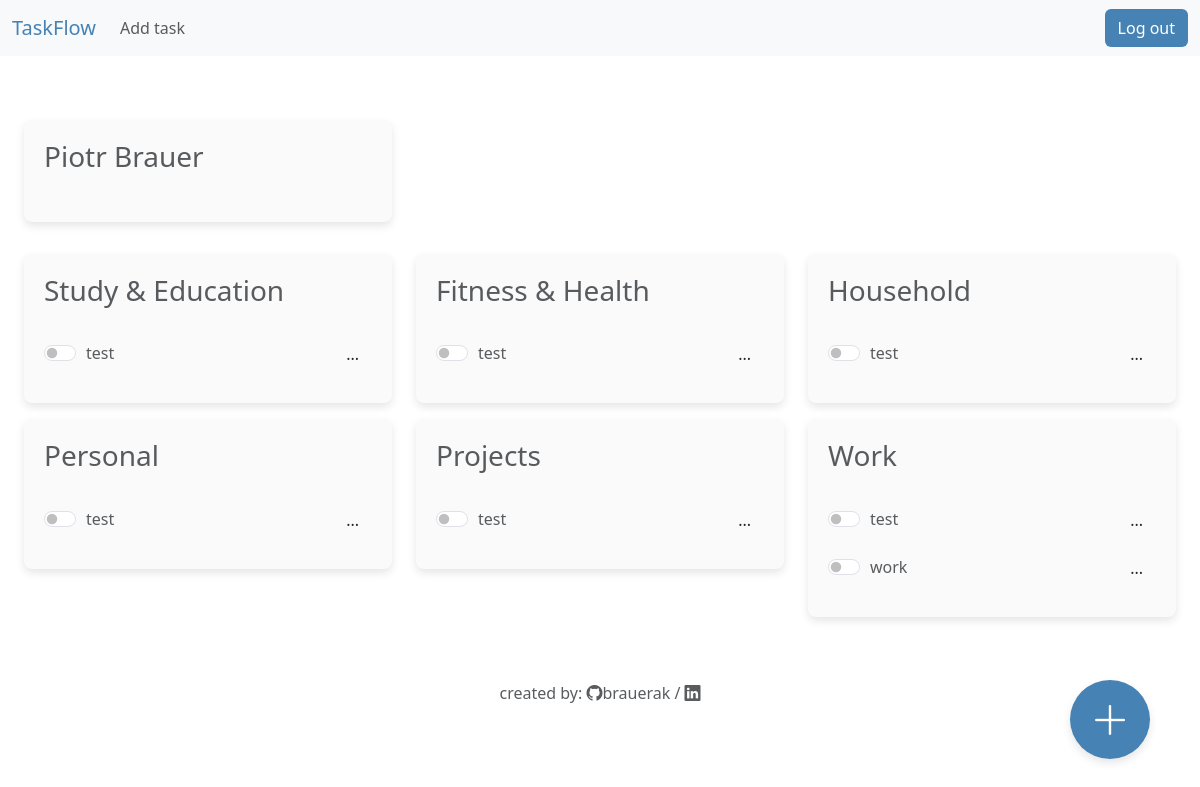
Page / (signed in) on the earlier database version.
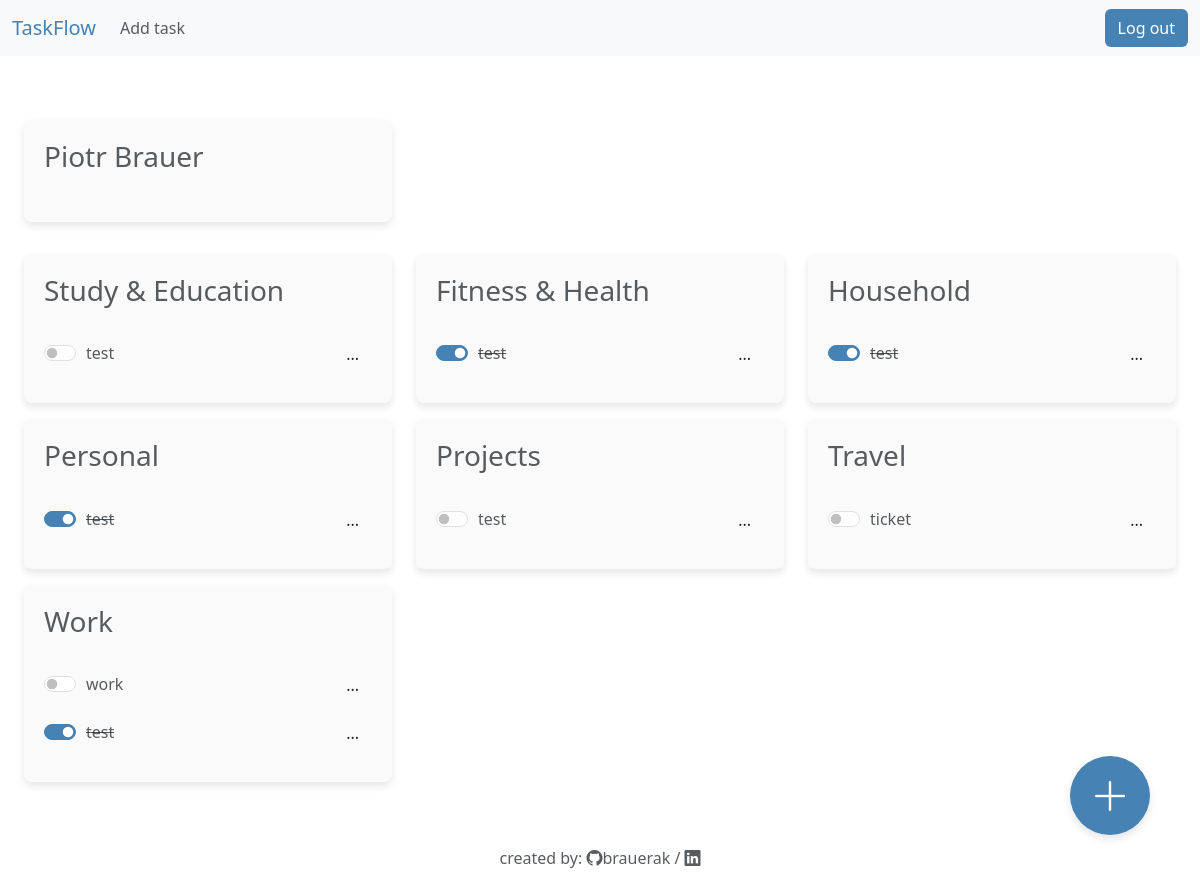
Same page on the later database version.
### models.py (models this page shows)
class User(Base):
    __tablename__ = 'users'
    id = Column(Integer, primary_key=True)
    email = Column(String)
    password = Column(String(128))
    first_name = Column(String)
    last_name = Column(String)
    created_at = Column(DateTime, default=datetime.utcnow)
    tasks = relationship("Task", back_populates="user")

class Task(Base):
    __tablename__ = 'tasks'
    id = Column(Integer, primary_key=True)
    user_id = Column(Integer, ForeignKey('users.id'))
    title = Column(String)
    description = Column(String, default='none')
    category = Column(Enum(Categories))
    completed = Column(Boolean, default=False)
    priority = Column(Enum(PriorityLevel))
    created_at = Column(DateTime, default=datetime.utcnow)
    user = relationship("User", back_populates="tasks")

### app.py (the view)
@app.route("/")
@login_required
def index():
    if "user_id" in session:
        user_id = session["user_id"]
        user_data = db_session.query(User).filter_by(id=user_id).all()
        tasks = db_session.query(Task).filter_by(user_id=user_id).order_by( Task.category, Task.completed).all()
        tasks_by_category = defaultdict(list)
        for task in tasks:
            tasks_by_category[task.category.value].append(task)
        return render_template("index.html", user_data=user_data, tasks_by_category=tasks_by_category)
    else:
        return redirect("login.html")

### helpers.py (called while the page is built)
def login_required(f):
    @wraps(f)
    def decorated_function(*args, **kwargs):
        if session.get("user_id") is None:
            return redirect("/login")
        return f(*args, **kwargs)
    return decorated_function

### templates/index.html (shortened to what this page needs)
{% extends "layout.html" %}
{% block login %}
<a class="btn" style="background-color: steelblue; color: white;" href="/logout">Log out</a>
{% endblock %}
{% block main %}
<div class="container-fluid mt-3">
  <div class="row justify-content-start mb-3">
    <div class="col-md-4 mb-3">
      <div class="task-list">
        <header class="task-list-header text-center text-muted">
          {% if user_data %}
            {% for user in user_data %}
                <h3>{{ user.first_name }} {{ user.last_name }}</h3>
            {% endfor %}
          {% endif %}
        </header>
      </div>
    </div>
  </div>
  <div class="row">
    {% for category_name, tasks in tasks_by_category.items() %}
        {% if tasks %}
        <div class="col-md-4 mb-3">
        <div class="task-list">
            <header class="task-list-header text-muted">
            <h3>{{ category_name }}</h3>
            </header>
            <ul class="tasks">
                {% for task in tasks %}
                <li class="task">
                <form class="form-check form-switch" action="{{ url_for('toggle_task', task_id=task.id) }}" method="post">
                    <input class="form-check-input" type="checkbox" role="switch" id="task-{{ task.id }}" onchange="this.form.submit()"{{ 'checked' if task.completed}}>
                    <label class="form-check-label {{ 'task-completed' if task.completed }} text-muted" for="task-{{ task.id }}">{{ task.title }}</label>
                </form>
                <button
                type="button"
                class="btn"
                data-bs-toggle="modal"
                data-bs-target="#taskModal-{{ task.id }}"
                >
                ...
                </button>
            </li>
            {% endfor %}
            </ul>
        </div>
        </div>
        {% endif %}
    {% endfor %}
  </div>
</div>
<div class="add_icon">
  <a class="bi bi-plus-lg" href="/addtask"></a>
</div>
{% endblock %}

### templates/layout.html (shortened to what this page needs)
<!DOCTYPE html>
<html lang="en">
  <head>
      <link rel="stylesheet" href="{{ url_for('static', filename='styles.css') }}">
      <link href="https://cdn.jsdelivr.net/npm/bootstrap@5.3.2/dist/css/bootstrap.min.css" rel="stylesheet">
      <link rel="stylesheet" href="https://cdn.jsdelivr.net/npm/bootstrap-icons@1.11.2/font/bootstrap-icons.min.css">
  </head>
  <body>
    <nav class="navbar navbar-expand-lg bg-body-tertiary">
      <div class="container-fluid">
        <a class="navbar-brand" style="color: steelblue;" href="/">TaskFlow</a>
        <div class="collapse navbar-collapse" id="navbarSupportedContent">
          <ul class="navbar-nav me-auto mb-2 mb-lg-0">
            <li class="nav-item">
              <a class="nav-link active text-muted" aria-current="page" href="/addtask">Add task</a>
            </li>
        </div>
        <div class="d-grid gap-2 d-md-flex justify-content-md-end">
        {% block login %}{% endblock %}
        </div>
      </div>
    </nav>
      <main class="container-fluid py-5 text-center">
        {% block main %}{% endblock %}
      </main>
    <footer class="text-center text-muted" style="height: 30px;">
      created by:
      <a class="bi bi-github text-muted bottom-0" href="https://github.com/brauerak">brauerak</a>
      /
      <a class="bi bi-linkedin text-muted" href="/"></a>
    </footer>
  </body>
</html>

### static/styles.css (style rules this page uses)
* { color: black; }
nav { background-color: #fafafa; }
.add_icon { position: fixed; bottom: 50px; right: 50px; }
.bi-plus-lg { cursor: pointer; font-size: 40px; padding: 0.75rem 1.25rem; z-index: 1050; border-radius: 50%; box-shadow: 0 4px 8px rgba(0, 0, 0, 0.1); color: white; font-weight: bold; background-color: steelblue; }
.bi-github { color: black; text-decoration: none; }
.task-list { background: #fafafa; border-radius: 8px; box-shadow: 0 4px 8px rgba(0, 0, 0, 0.1); padding: 20px; max-width: 400px; margin: auto; }
.task-list-header { display: flex; justify-content: space-between; align-items: center; margin-bottom: 20px; }
.tasks { list-style: none; padding: 0; margin: 0; }
.task { display: flex; align-items: center; justify-content: space-between; margin-bottom: 10px; }
.task-completed { text-decoration: line-through; color: #808080; }
.task input[type="checkbox"] { margin-right: 10px; }
.task label { flex-grow: 1; }
.form-switch .form-check-input:checked { background-color: steelblue; border-color: steelblue; }
.form-check-input + .form-check-label::before { background-color: #fff; }

Differences in the rows shown:
changed Task (number 2 of 8 on the later page): id "☐" → "☑"; completed False → True (drawn)
changed Task (number 3 of 8 on the later page): id "☐" → "☑"; completed False → True (drawn)
changed Task (number 4 of 8 on the later page): id "☐" → "☑"; completed False → True (drawn)
added Task: title "ticket", shown under "Travel"
shown differently, row unchanged: Task "work": moves up the list
changed Task (number 8 of 8 on the later page): id "☐" → "☑"; completed False → True (drawn)
Other differences:
new list line: "Travel"
